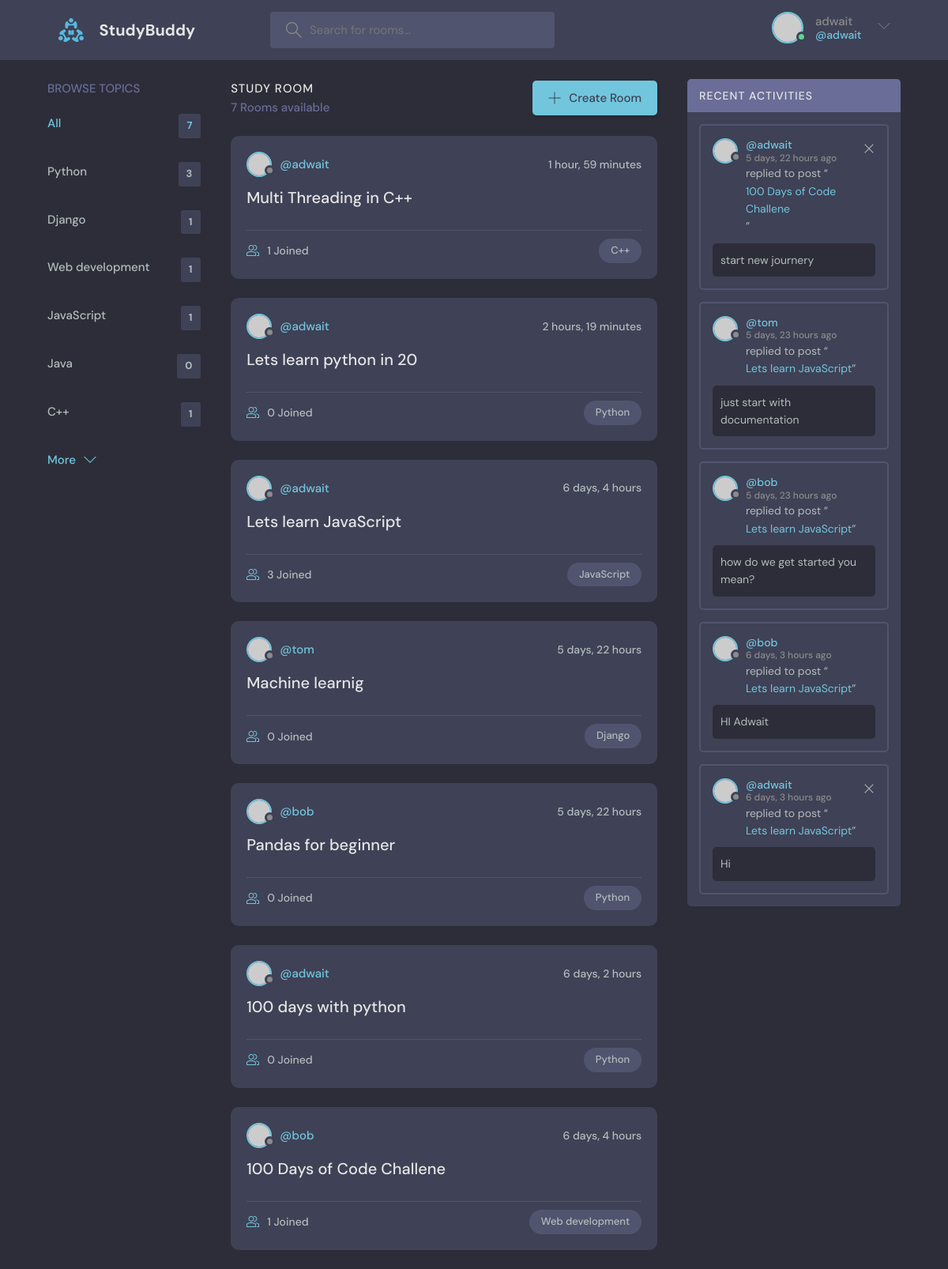
/base/home/ (signed in), run on the app's committed database.
### base/models.py (models this page shows)
class Topic (models.Model):
    name = models.CharField(max_length = 200)
    def __str__(self):
        return self.name

class Room(models.Model):
    host = models.ForeignKey(User, on_delete=models.CASCADE, null =True)
    topic = models.ForeignKey(Topic, on_delete=models.SET_NULL, null =True)
    name = models.CharField(max_length=200)
    description = models.TextField(null=True, blank=True)
    participants = models.ManyToManyField(User, related_name='participants', blank=True)
    updated = models.DateTimeField(auto_now=True)
    created = models.DateTimeField(auto_now_add=True)
    class Meta:
        ordering = ['-updated', '-created']
    def __str__(self) -> str:
        return self.name

class Message(models.Model):
    user = models.ForeignKey(User, on_delete=models.CASCADE)
    room = models.ForeignKey(Room, on_delete=models.CASCADE)
    body = models.TextField()
    updated = models.DateTimeField(auto_now=True)
    created = models.DateTimeField(auto_now_add=True)
    class Meta:
        ordering = ['-updated', '-created']
    def __str__(self):
        return self.body[0:50]

### base/views.py (the view)
# urls.py: path("home/", views.home, name="base.home"),
def home(request):
    q = request.GET.get('q') if request.GET.get('q') != None else ''
    rooms = Room.objects.filter(
        Q (topic__name__icontains=q) |
        Q(name__icontains=q) |
        Q(description__icontains=q)
    )
    topics = []
    all_topics = Topic.objects.all()
    for t in all_topics:
        topics.append({"name" : t, "count": t.room_set.all().count()})
    room_count= rooms.count()
    roomMessages = Message.objects.filter(Q(room__topic__name__icontains=q))
    context = {'rooms':rooms, 'topics':topics, 'room_count':room_count, 'roomMessages':roomMessages}
    return render(request, 'base/home.html', context)

### base/templates/base/home.html (shortened to what this page needs)
{% extends 'main.html' %} {% block content%}
<main class="layout layout--3">
  <div class="container">
    {% include 'base/topics_component.html' %}
    <div class="roomList">
      <div class="roomList__header">
        <div>
          <h2>Study Room</h2>
          <p>{{room_count}} Rooms available</p>
        </div>
        <a class="btn btn--main" href="{% url 'base.createRoom' %}">
          <svg
            version="1.1"
            xmlns="http://www.w3.org/2000/svg"
            width="32"
            height="32"
            viewBox="0 0 32 32"
          >
            <title>add</title>
            <path
              d="M16.943 0.943h-1.885v14.115h-14.115v1.885h14.115v14.115h1.885v-14.115h14.115v-1.885h-14.115v-14.115z"
            ></path>
          </svg>
          Create Room
        </a>
      </div>
      {% include 'base/feed_component.html' %}
    </div>
    {% include 'base/activity_component.html' %}
  </div>
</main>
{% endblock %}

### templates/navbar.html (shortened to what this page needs)
{% load static %}
<header class="header header--loggedIn">
  <div class="container">
    <a href="{% url 'base.home'%}" class="header__logo">
      <img src="{% static 'images/logo.svg' %}" />
      <h1>StudyBuddy</h1>
    </a>
    <form class="header__search" method="GET" action="{% url 'base.home'%}">
      <label>
        <input name="q" placeholder="Search for rooms..." />
      </label>
    </form>
    <nav class="header__menu">
      {% if request.user.is_authenticated %}
      <div class="header__user">
        <a href="{% url 'base.updateUser' %}">
          <div class="avatar avatar--medium active">
            <img src="https://randomuser.me/api/portraits/men/37.jpg" />
          </div>
          <p>
            {{request.user.username}} <span>@{{request.user.username}}</span>
          </p>
        </a>
        <button class="dropdown-button">
          <svg
            version="1.1"
            xmlns="http://www.w3.org/2000/svg"
            width="32"
            height="32"
            viewBox="0 0 32 32"
          >
            <title>chevron-down</title>
            <path d="M16 21l-13-13h-3l16 16 16-16h-3l-13 13z"></path>
          </svg>
        </button>
      </div>
      {% else %}
      <a href="{% url 'base.login'%}">
        <img src="{% static 'images/avatar.svg' %}" />
        <p>Login</p>
      </a>
      {% endif %}
    </nav>
  </div>
</header>

### base/templates/base/topics_component.html
<div class="topics">
  <div class="topics__header">
    <h2>Browse Topics</h2>
  </div>
  <ul class="topics__list">
    <li>
      <a href="{% url 'base.home'%}" class="active"
        >All <span>{{room_count}}</span></a
      >
    </li>
    {% for topic in topics%}
    <li>
      <a href="{%url 'base.home'%}?q={{topic.name}}"
        >{{topic.name}} <span>{{topic.count}}</span></a
      >
    </li>
    {%endfor %}
  </ul>
  <a class="btn btn--link" href="topics.html">
    More
    <svg
      version="1.1"
      xmlns="http://www.w3.org/2000/svg"
      width="32"
      height="32"
      viewBox="0 0 32 32"
    >
      <title>chevron-down</title>
      <path d="M16 21l-13-13h-3l16 16 16-16h-3l-13 13z"></path>
    </svg>
  </a>
</div>

### base/templates/base/feed_component.html (shortened to what this page needs)
{% for room in rooms %}
<div class="roomListRoom">
  <div class="roomListRoom__header">
    <a
      href="{% url 'base.userProfile'  room.host.id %}"
      class="roomListRoom__author"
    >
      <div class="avatar avatar--small">
        <img src="https://randomuser.me/api/portraits/women/11.jpg" />
      </div>
      <span>@{{room.host.username}}</span>
    </a>
    <div class="roomListRoom__actions">
      <span>{{room.created|timesince}}</span>
    </div>
  </div>
  <div class="roomListRoom__content">
    <a href="{% url 'base.room' room.id %}">{{room.name}}</a>
  </div>
  <div class="roomListRoom__meta">
    <a href="{% url 'base.room' room.id %}" class="roomListRoom__joined">
      {{room.participants.all.count}} Joined
    </a>
    <p class="roomListRoom__topic">{{room.topic.name}}</p>
  </div>
</div>
{% endfor %}

### base/templates/base/activity_component.html
<div class="activities">
  <div class="activities__header">
    <h2>Recent Activities</h2>
  </div>
  {%for message in roomMessages%}
  <div class="activities__box">
    <div class="activities__boxHeader roomListRoom__header">
      <a
        href="{% url 'base.userProfile' message.user.id %}"
        class="roomListRoom__author"
      >
        <div class="avatar avatar--small">
          <img src="https://randomuser.me/api/portraits/women/11.jpg" />
        </div>
        <p>
          @{{message.user}}
          <span>{{message.created|timesince}} ago</span>
        </p>
      </a>
      {% if request.user == message.user%}
      <div class="roomListRoom__actions">
        <a href="{% url 'base.deleteMessage' message.id%}">
          <svg
            version="1.1"
            xmlns="http://www.w3.org/2000/svg"
            width="32"
            height="32"
            viewBox="0 0 32 32"
          >
            <title>remove</title>
            <path
              d="M27.314 6.019l-1.333-1.333-9.98 9.981-9.981-9.981-1.333 1.333 9.981 9.981-9.981 9.98 1.333 1.333 9.981-9.98 9.98 9.98 1.333-1.333-9.98-9.98 9.98-9.981z"
            ></path>
          </svg>
        </a>
      </div>
      {% endif %}
    </div>
    <div class="activities__boxContent">
      <p>
        replied to post “<a href="{% url 'base.room'  message.room.id %}"
          >{{message.room}}</a
        >”
      </p>
      <div class="activities__boxRoomContent">{{message.body}}</div>
    </div>
  </div>
  {%endfor%}
</div>

### data on the page
Topic: name "Python", count "3"
Topic: name "Django", count "1"
Topic: name "Web development", count "1"
Topic: name "JavaScript", count "1"
Topic: name "Java", count "0"
Topic: name "C++", count "1"
Room: host.username "adwait", created "1 hour, 59 minutes", name "Multi Threading in C++", participants.all.count "1", topic.name "C++"
Room: host.username "adwait", created "2 hours, 19 minutes", name "Lets learn python in 20", participants.all.count "0", topic.name "Python"
Room: host.username "adwait", created "6 days, 4 hours", name "Lets learn JavaScript", participants.all.count "3", topic.name "JavaScript"
Room: host.username "tom", created "5 days, 22 hours", name "Machine learnig", participants.all.count "0", topic.name "Django"
Room: host.username "bob", created "5 days, 22 hours", name "Pandas for beginner", participants.all.count "0", topic.name "Python"
Room: host.username "adwait", created "6 days, 2 hours", name "100 days with python", participants.all.count "0", topic.name "Python"
Room: host.username "bob", created "6 days, 4 hours", name "100 Days of Code Challene", participants.all.count "1", topic.name "Web development"
Message: user "adwait", created "5 days, 22 hours", room "100 Days of Code Challene", body "start new journery"
Message: user "tom", created "5 days, 23 hours", room "Lets learn JavaScript", body "just start with documentation"
Message: user "bob", created "5 days, 23 hours", room "Lets learn JavaScript", body "how do we get started you mean?"
Message: user "bob", created "6 days, 3 hours", room "Lets learn JavaScript", body "HI Adwait"
Message: user "adwait", created "6 days, 3 hours", room "Lets learn JavaScript", body "Hi"

### other printed values
{{ request.user.username }} "adwait"
{{ room_count }} "7"
